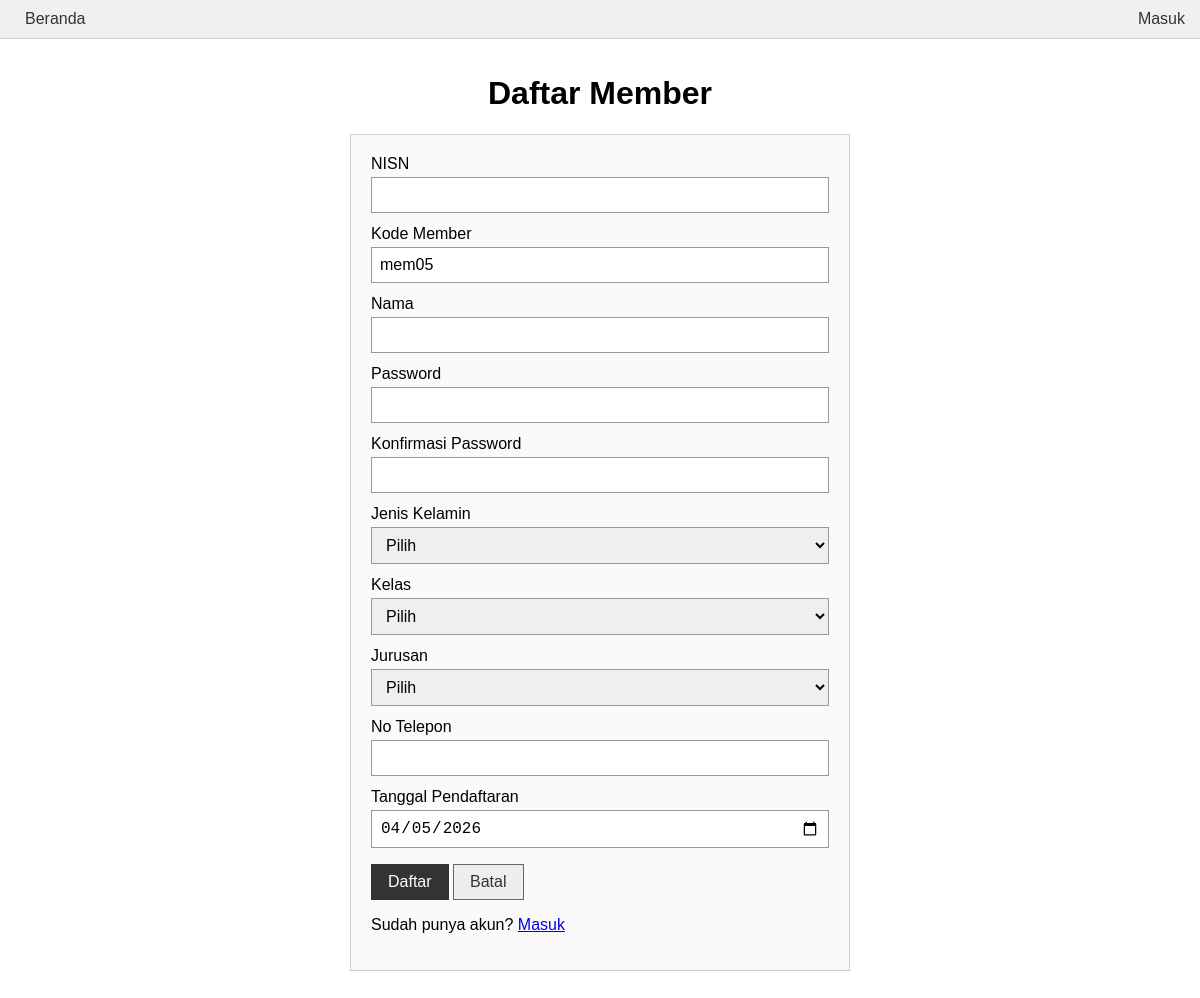
/sign/member/register.php, run on an earlier commit of the app's database.
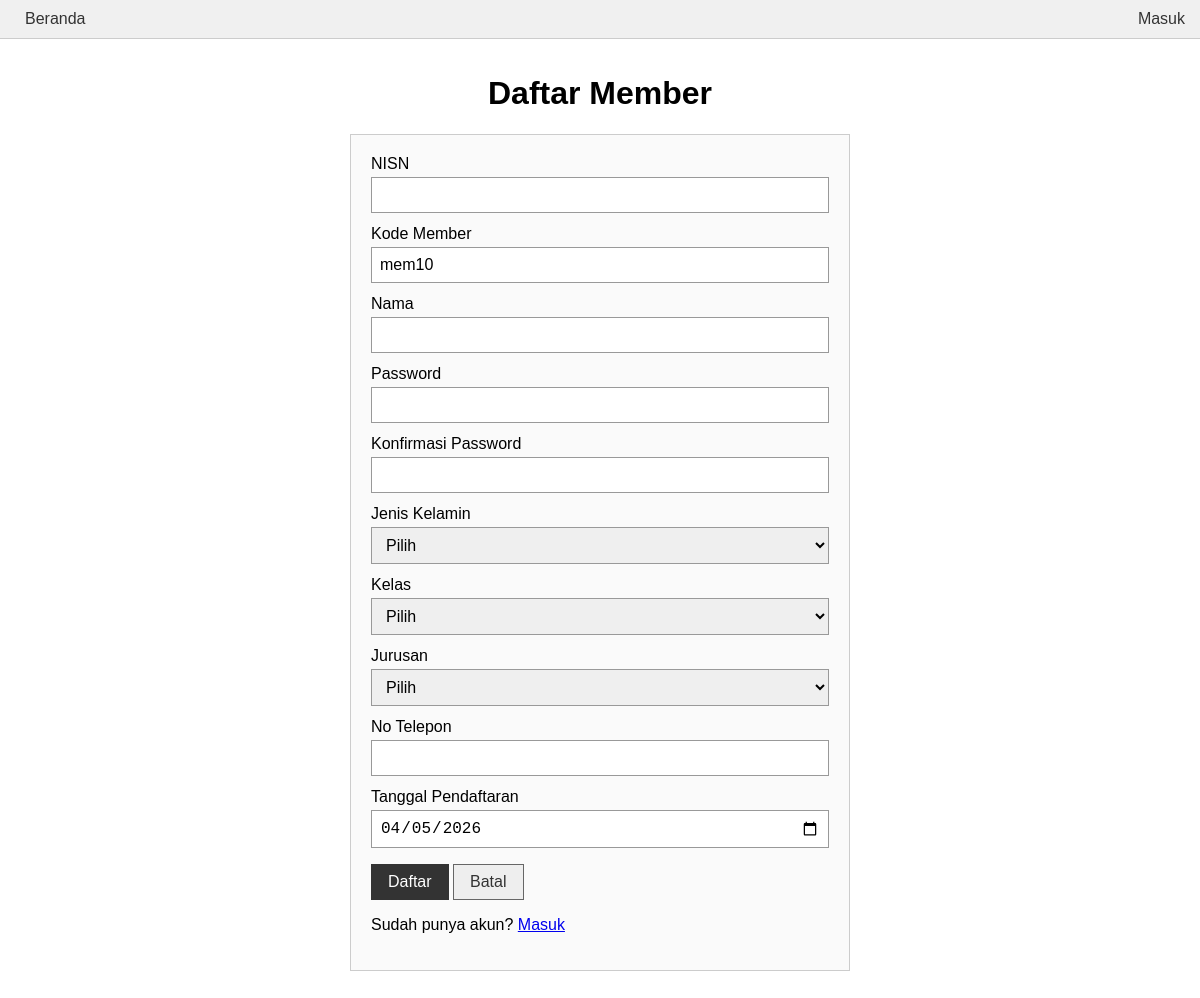
And on a later commit of the database.
### tables this page shows
CREATE TABLE `member` (
  `nisn` int NOT NULL,
  `kode_member` varchar(12) NOT NULL,
  `nama` varchar(255) NOT NULL,
  `password` varchar(255) NOT NULL,
  `jenis_kelamin` varchar(20) NOT NULL,
  `kelas` varchar(5) NOT NULL,
  `jurusan` varchar(50) NOT NULL,
  `no_tlp` varchar(15) NOT NULL,
  `tgl_pendaftaran` date NOT NULL
);

### sign/member/register.php (the view, shortened to what this page needs)
<?php
require_once __DIR__ . '/../../loginSystem/connect.php';
function getNextKodeMember()
{
    global $connection;
    $q = mysqli_query($connection, "SELECT kode_member FROM member ORDER BY nisn DESC LIMIT 1");
    $r = $q && mysqli_num_rows($q) ? mysqli_fetch_assoc($q) : null;
    $last = $r ? $r['kode_member'] : null;
    return 'mem' . str_pad((int) substr($last, 3) + 1, 2, '0', STR_PAD_LEFT);
}
$jurusanList = ['Desain Gambar Mesin', 'Teknik Pemesinan', 'Teknik Otomotif', 'Desain Pemodelan Informasi Bangunan', 'Teknik Konstruksi Perumahan', 'Teknik Tenaga Listrik', 'Teknik Instalasi Tenaga Listrik', 'Teknik Komputer Jaringan', 'Sistem Informatika Jaringan dan Aplikasi', 'Rekayasa Perangkat Lunak', 'Desain Komunikasi Visual'];
$nextMemberCode = getNextKodeMember();
?>
<!DOCTYPE html>
<html lang="id">
<head>
    <link rel="stylesheet" href="../../assets/base.css">
</head>
<body>
    <nav class="nav-plain">
        <a href="../../index.php">Beranda</a>
        <a href="../index.php">Masuk</a>
    </nav>
    <div class="container-plain">
        <h1 style="text-align:center;">Daftar Member</h1>
        <div class="card-plain">
            <form action="" method="post">
                <div class="form-group"><label>NISN</label><input type="number" name="nisn" required></div>
                <div class="form-group"><label>Kode Member</label><input type="text" name="kode_member" value="<?= htmlspecialchars($nextMemberCode); ?>" readonly></div>
                <div class="form-group"><label>Nama</label><input type="text" name="nama" required></div>
                <div class="form-group"><label>Password</label><input type="password" name="password" required></div>
                <div class="form-group"><label>Konfirmasi Password</label><input type="password" name="confirmPw" required></div>
                <div class="form-group"><label>Jenis Kelamin</label><select name="jenis_kelamin">
                        <option value="">Pilih</option>
                    </select></div>
                <div class="form-group"><label>Kelas</label><select name="kelas">
                        <option value="">Pilih</option>
                    </select></div>
                <div class="form-group"><label>Jurusan</label><select name="jurusan">
                        <option value="">Pilih</option><?php foreach ($jurusanList as $j) echo '<option value="' . htmlspecialchars($j) . '">' . htmlspecialchars($j) . '</option>'; ?>
                    </select></div>
                <div class="form-group"><label>No Telepon</label><input type="text" name="no_tlp" required></div>
                <div class="form-group"><label>Tanggal Pendaftaran</label><input type="date" name="tgl_pendaftaran" value="<?= date('Y-m-d'); ?>"></div>
                <p>
                    <button type="submit" name="signUp" class="btn btn-primary">Daftar</button>
                    <a href="../index.php" class="btn">Batal</a>
                </p>
                <p>Sudah punya akun? <a href="../index.php">Masuk</a></p>
            </form>
        </div>
    </div>
</body>
</html>

What changed in the data, as far as the page shows it:
no longer on this page (row unchanged): member: kode_member "mem05"
added member: kode_member "mem10"
